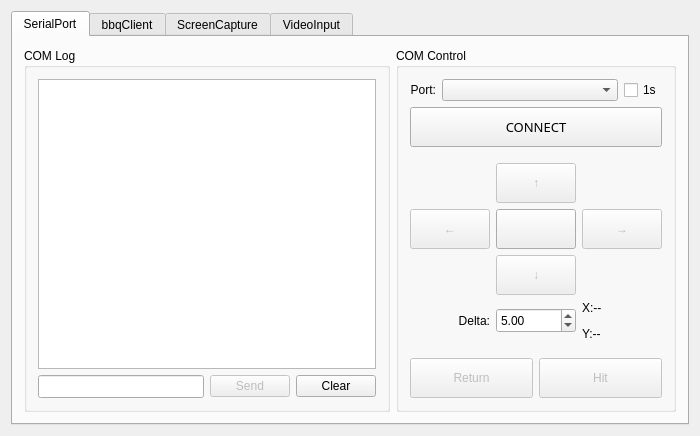
<?xml version="1.0" encoding="UTF-8"?>
<ui version="4.0">
 <class>qtCyberDip</class>
 <widget class="QMainWindow" name="qtCyberDip">
  <property name="windowModality">
   <enum>Qt::NonModal</enum>
  </property>
  <property name="geometry">
   <rect>
    <x>0</x>
    <y>0</y>
    <width>700</width>
    <height>436</height>
   </rect>
  </property>
  <property name="windowTitle">
   <string>qtCyberDip</string>
  </property>
  <widget class="QWidget" name="centralWidget">
   <layout class="QHBoxLayout" name="horizontalLayout_5">
    <item>
     <widget class="QTabWidget" name="mainTabWidget">
      <property name="contextMenuPolicy">
       <enum>Qt::DefaultContextMenu</enum>
      </property>
      <property name="tabPosition">
       <enum>QTabWidget::North</enum>
      </property>
      <property name="tabShape">
       <enum>QTabWidget::Rounded</enum>
      </property>
      <property name="currentIndex">
       <number>0</number>
      </property>
      <property name="usesScrollButtons">
       <bool>true</bool>
      </property>
      <property name="movable">
       <bool>true</bool>
      </property>
      <property name="tabBarAutoHide">
       <bool>false</bool>
      </property>
      <widget class="QWidget" name="comTab">
       <attribute name="title">
        <string>SerialPort</string>
       </attribute>
       <layout class="QHBoxLayout" name="horizontalLayout_4">
        <item>
         <widget class="QGroupBox" name="comLogBox">
          <property name="sizePolicy">
           <sizepolicy hsizetype="Expanding" vsizetype="Expanding">
            <horstretch>16</horstretch>
            <verstretch>0</verstretch>
           </sizepolicy>
          </property>
          <property name="title">
           <string>COM Log</string>
          </property>
          <layout class="QVBoxLayout" name="verticalLayout_2">
           <item>
            <widget class="QTextEdit" name="comMainLog">
             <property name="undoRedoEnabled">
              <bool>false</bool>
             </property>
             <property name="readOnly">
              <bool>true</bool>
             </property>
            </widget>
           </item>
           <item>
            <layout class="QGridLayout" name="comSendGridLayout">
             <item row="0" column="1">
              <widget class="QPushButton" name="comSendButton">
               <property name="enabled">
                <bool>false</bool>
               </property>
               <property name="text">
                <string>Send</string>
               </property>
              </widget>
             </item>
             <item row="0" column="0">
              <widget class="QLineEdit" name="comSendEdit">
               <property name="minimumSize">
                <size>
                 <width>0</width>
                 <height>23</height>
                </size>
               </property>
               <property name="maxLength">
                <number>256</number>
               </property>
              </widget>
             </item>
             <item row="0" column="2">
              <widget class="QPushButton" name="comClcButton">
               <property name="text">
                <string>Clear</string>
               </property>
              </widget>
             </item>
            </layout>
           </item>
          </layout>
         </widget>
        </item>
        <item>
         <widget class="QGroupBox" name="comContrlBox">
          <property name="sizePolicy">
           <sizepolicy hsizetype="Expanding" vsizetype="Preferred">
            <horstretch>9</horstretch>
            <verstretch>0</verstretch>
           </sizepolicy>
          </property>
          <property name="minimumSize">
           <size>
            <width>0</width>
            <height>0</height>
           </size>
          </property>
          <property name="maximumSize">
           <size>
            <width>400</width>
            <height>16777215</height>
           </size>
          </property>
          <property name="cursor">
           <cursorShape>ArrowCursor</cursorShape>
          </property>
          <property name="title">
           <string>COM Control</string>
          </property>
          <layout class="QVBoxLayout" name="verticalLayout_3">
           <item>
            <layout class="QGridLayout" name="comPortGridLayout">
             <item row="0" column="0">
              <widget class="QLabel" name="comPortLabel">
               <property name="text">
                <string>Port:</string>
               </property>
               <property name="alignment">
                <set>Qt::AlignRight|Qt::AlignTrailing|Qt::AlignVCenter</set>
               </property>
              </widget>
             </item>
             <item row="0" column="1">
              <widget class="QComboBox" name="comSelList">
               <property name="sizePolicy">
                <sizepolicy hsizetype="Expanding" vsizetype="Fixed">
                 <horstretch>0</horstretch>
                 <verstretch>0</verstretch>
                </sizepolicy>
               </property>
               <property name="minimumSize">
                <size>
                 <width>0</width>
                 <height>0</height>
                </size>
               </property>
              </widget>
             </item>
             <item row="0" column="2">
              <widget class="QCheckBox" name="comCheckS">
               <property name="text">
                <string>1s</string>
               </property>
              </widget>
             </item>
            </layout>
           </item>
           <item>
            <widget class="QPushButton" name="comConnectButton">
             <property name="sizePolicy">
              <sizepolicy hsizetype="Expanding" vsizetype="Fixed">
               <horstretch>0</horstretch>
               <verstretch>0</verstretch>
              </sizepolicy>
             </property>
             <property name="minimumSize">
              <size>
               <width>0</width>
               <height>40</height>
              </size>
             </property>
             <property name="font">
              <font>
               <family>Trebuchet MS</family>
               <pointsize>10</pointsize>
              </font>
             </property>
             <property name="text">
              <string>CONNECT</string>
             </property>
            </widget>
           </item>
           <item>
            <spacer name="verticalSpacer">
             <property name="orientation">
              <enum>Qt::Vertical</enum>
             </property>
             <property name="sizeHint" stdset="0">
              <size>
               <width>20</width>
               <height>40</height>
              </size>
             </property>
            </spacer>
           </item>
           <item>
            <layout class="QGridLayout" name="comDirectionGridLayout">
             <item row="3" column="3">
              <widget class="QPushButton" name="comRightButton">
               <property name="enabled">
                <bool>false</bool>
               </property>
               <property name="minimumSize">
                <size>
                 <width>0</width>
                 <height>40</height>
                </size>
               </property>
               <property name="text">
                <string>→</string>
               </property>
              </widget>
             </item>
             <item row="4" column="1">
              <widget class="QPushButton" name="comDownButton">
               <property name="enabled">
                <bool>false</bool>
               </property>
               <property name="minimumSize">
                <size>
                 <width>0</width>
                 <height>40</height>
                </size>
               </property>
               <property name="text">
                <string>↓</string>
               </property>
               <property name="checkable">
                <bool>false</bool>
               </property>
               <property name="autoDefault">
                <bool>false</bool>
               </property>
              </widget>
             </item>
             <item row="3" column="0">
              <widget class="QPushButton" name="comLeftButton">
               <property name="enabled">
                <bool>false</bool>
               </property>
               <property name="minimumSize">
                <size>
                 <width>0</width>
                 <height>40</height>
                </size>
               </property>
               <property name="text">
                <string>←</string>
               </property>
              </widget>
             </item>
             <item row="2" column="1">
              <widget class="QPushButton" name="comUpButton">
               <property name="enabled">
                <bool>false</bool>
               </property>
               <property name="minimumSize">
                <size>
                 <width>0</width>
                 <height>40</height>
                </size>
               </property>
               <property name="text">
                <string>↑</string>
               </property>
              </widget>
             </item>
             <item row="3" column="1">
              <widget class="QPushButton" name="comInitButton">
               <property name="enabled">
                <bool>true</bool>
               </property>
               <property name="minimumSize">
                <size>
                 <width>0</width>
                 <height>40</height>
                </size>
               </property>
               <property name="text">
                <string/>
               </property>
              </widget>
             </item>
             <item row="5" column="0">
              <widget class="QLabel" name="comDeltaLabel">
               <property name="text">
                <string>Delta:</string>
               </property>
               <property name="alignment">
                <set>Qt::AlignRight|Qt::AlignTrailing|Qt::AlignVCenter</set>
               </property>
              </widget>
             </item>
             <item row="5" column="1">
              <widget class="QDoubleSpinBox" name="comSpinBox">
               <property name="minimumSize">
                <size>
                 <width>0</width>
                 <height>25</height>
                </size>
               </property>
               <property name="value">
                <double>5.000000000000000</double>
               </property>
              </widget>
             </item>
             <item row="5" column="3">
              <widget class="QLabel" name="comPosLabel">
               <property name="text">
                <string>&lt;html&gt;&lt;head/&gt;&lt;body&gt;&lt;p&gt;X:--&lt;/p&gt;&lt;p&gt;Y:--&lt;/p&gt;&lt;/body&gt;&lt;/html&gt;</string>
               </property>
               <property name="wordWrap">
                <bool>false</bool>
               </property>
              </widget>
             </item>
            </layout>
           </item>
           <item>
            <spacer name="verticalSpacer_4">
             <property name="orientation">
              <enum>Qt::Vertical</enum>
             </property>
             <property name="sizeHint" stdset="0">
              <size>
               <width>20</width>
               <height>40</height>
              </size>
             </property>
            </spacer>
           </item>
           <item>
            <layout class="QGridLayout" name="comButtonGridLayout">
             <item row="0" column="0">
              <widget class="QPushButton" name="comReturnButton">
               <property name="enabled">
                <bool>false</bool>
               </property>
               <property name="sizePolicy">
                <sizepolicy hsizetype="Preferred" vsizetype="Fixed">
                 <horstretch>0</horstretch>
                 <verstretch>0</verstretch>
                </sizepolicy>
               </property>
               <property name="minimumSize">
                <size>
                 <width>0</width>
                 <height>40</height>
                </size>
               </property>
               <property name="text">
                <string>Return</string>
               </property>
              </widget>
             </item>
             <item row="0" column="1">
              <widget class="QPushButton" name="comHitButton">
               <property name="enabled">
                <bool>false</bool>
               </property>
               <property name="sizePolicy">
                <sizepolicy hsizetype="Preferred" vsizetype="Fixed">
                 <horstretch>0</horstretch>
                 <verstretch>0</verstretch>
                </sizepolicy>
               </property>
               <property name="minimumSize">
                <size>
                 <width>0</width>
                 <height>40</height>
                </size>
               </property>
               <property name="text">
                <string>Hit</string>
               </property>
              </widget>
             </item>
            </layout>
           </item>
          </layout>
         </widget>
        </item>
       </layout>
      </widget>
      <widget class="QWidget" name="bbqTab">
       <attribute name="title">
        <string>bbqClient</string>
       </attribute>
       <layout class="QHBoxLayout" name="horizontalLayout_2">
        <item>
         <widget class="QGroupBox" name="bbqListBox">
          <property name="sizePolicy">
           <sizepolicy hsizetype="Expanding" vsizetype="Preferred">
            <horstretch>5</horstretch>
            <verstretch>0</verstretch>
           </sizepolicy>
          </property>
          <property name="minimumSize">
           <size>
            <width>261</width>
            <height>0</height>
           </size>
          </property>
          <property name="title">
           <string>List of detected devices (rooted)</string>
          </property>
          <layout class="QVBoxLayout" name="verticalLayout_5">
           <item>
            <widget class="QListWidget" name="bbqListDevices"/>
           </item>
           <item>
            <layout class="QGridLayout" name="gridLayout_4">
             <item row="0" column="0">
              <widget class="QLabel" name="bbqIPText">
               <property name="sizePolicy">
                <sizepolicy hsizetype="Fixed" vsizetype="Preferred">
                 <horstretch>0</horstretch>
                 <verstretch>0</verstretch>
                </sizepolicy>
               </property>
               <property name="minimumSize">
                <size>
                 <width>120</width>
                 <height>0</height>
                </size>
               </property>
               <property name="font">
                <font>
                 <family>Trebuchet MS</family>
                 <pointsize>9</pointsize>
                 <weight>50</weight>
                 <bold>false</bold>
                </font>
               </property>
               <property name="text">
                <string>Or manually enter IP:</string>
               </property>
               <property name="wordWrap">
                <bool>true</bool>
               </property>
              </widget>
             </item>
             <item row="0" column="1">
              <widget class="QLineEdit" name="bbqIP">
               <property name="sizePolicy">
                <sizepolicy hsizetype="Expanding" vsizetype="Fixed">
                 <horstretch>0</horstretch>
                 <verstretch>0</verstretch>
                </sizepolicy>
               </property>
               <property name="inputMask">
                <string>999.999.999.999</string>
               </property>
               <property name="alignment">
                <set>Qt::AlignCenter</set>
               </property>
               <property name="cursorMoveStyle">
                <enum>Qt::LogicalMoveStyle</enum>
               </property>
              </widget>
             </item>
            </layout>
           </item>
           <item>
            <widget class="QPushButton" name="bbqConnect">
             <property name="minimumSize">
              <size>
               <width>0</width>
               <height>50</height>
              </size>
             </property>
             <property name="font">
              <font>
               <family>Trebuchet MS</family>
               <pointsize>10</pointsize>
               <weight>75</weight>
               <bold>true</bold>
              </font>
             </property>
             <property name="text">
              <string>CONNECT</string>
             </property>
             <property name="autoExclusive">
              <bool>false</bool>
             </property>
             <property name="default">
              <bool>true</bool>
             </property>
            </widget>
           </item>
          </layout>
         </widget>
        </item>
        <item>
         <widget class="QGroupBox" name="bbqUSBBox">
          <property name="sizePolicy">
           <sizepolicy hsizetype="Expanding" vsizetype="Preferred">
            <horstretch>4</horstretch>
            <verstretch>0</verstretch>
           </sizepolicy>
          </property>
          <property name="maximumSize">
           <size>
            <width>400</width>
            <height>16777215</height>
           </size>
          </property>
          <property name="title">
           <string>Connect via USB (not root)</string>
          </property>
          <layout class="QVBoxLayout" name="verticalLayout_6">
           <item>
            <layout class="QGridLayout" name="bbqBitGridLayout">
             <item row="0" column="0">
              <widget class="QSpinBox" name="bbqSpinBitrate">
               <property name="sizePolicy">
                <sizepolicy hsizetype="Preferred" vsizetype="Fixed">
                 <horstretch>0</horstretch>
                 <verstretch>0</verstretch>
                </sizepolicy>
               </property>
               <property name="minimumSize">
                <size>
                 <width>0</width>
                 <height>25</height>
                </size>
               </property>
               <property name="suffix">
                <string>kbps</string>
               </property>
               <property name="prefix">
                <string>Bitrate: </string>
               </property>
               <property name="minimum">
                <number>500</number>
               </property>
               <property name="maximum">
                <number>10000</number>
               </property>
               <property name="value">
                <number>4500</number>
               </property>
              </widget>
             </item>
             <item row="0" column="1">
              <widget class="QComboBox" name="bbqCbQuality">
               <property name="minimumSize">
                <size>
                 <width>0</width>
                 <height>25</height>
                </size>
               </property>
               <property name="currentText">
                <string>720p</string>
               </property>
               <property name="currentIndex">
                <number>1</number>
               </property>
               <item>
                <property name="text">
                 <string>1080p</string>
                </property>
               </item>
               <item>
                <property name="text">
                 <string>720p</string>
                </property>
               </item>
               <item>
                <property name="text">
                 <string>540p</string>
                </property>
               </item>
               <item>
                <property name="text">
                 <string>360p</string>
                </property>
               </item>
              </widget>
             </item>
            </layout>
           </item>
           <item>
            <widget class="QPushButton" name="bbqBootstrapUSB">
             <property name="minimumSize">
              <size>
               <width>120</width>
               <height>50</height>
              </size>
             </property>
             <property name="text">
              <string>Start USB service</string>
             </property>
            </widget>
           </item>
           <item>
            <widget class="QPushButton" name="bbqConnectUSB">
             <property name="enabled">
              <bool>false</bool>
             </property>
             <property name="minimumSize">
              <size>
               <width>120</width>
               <height>50</height>
              </size>
             </property>
             <property name="text">
              <string>Connect via USB</string>
             </property>
            </widget>
           </item>
           <item>
            <spacer name="verticalSpacer_2">
             <property name="orientation">
              <enum>Qt::Vertical</enum>
             </property>
             <property name="sizeHint" stdset="0">
              <size>
               <width>20</width>
               <height>40</height>
              </size>
             </property>
            </spacer>
           </item>
           <item>
            <widget class="QPushButton" name="bbqDebugLog">
             <property name="sizePolicy">
              <sizepolicy hsizetype="Preferred" vsizetype="Fixed">
               <horstretch>0</horstretch>
               <verstretch>0</verstretch>
              </sizepolicy>
             </property>
             <property name="minimumSize">
              <size>
               <width>0</width>
               <height>25</height>
              </size>
             </property>
             <property name="text">
              <string>Show debug log (for support)</string>
             </property>
            </widget>
           </item>
           <item>
            <widget class="QCheckBox" name="bbqCbHighQuality">
             <property name="text">
              <string>HD processing (slower)</string>
             </property>
             <property name="checked">
              <bool>false</bool>
             </property>
            </widget>
           </item>
           <item>
            <widget class="QCheckBox" name="bbqShowFps">
             <property name="text">
              <string>Show FPS</string>
             </property>
             <property name="checked">
              <bool>true</bool>
             </property>
            </widget>
           </item>
          </layout>
         </widget>
        </item>
       </layout>
      </widget>
      <widget class="QWidget" name="capTab">
       <attribute name="title">
        <string>ScreenCapture</string>
       </attribute>
       <layout class="QHBoxLayout" name="horizontalLayout_3">
        <item>
         <widget class="QGroupBox" name="capListWinBox">
          <property name="sizePolicy">
           <sizepolicy hsizetype="Preferred" vsizetype="Preferred">
            <horstretch>16</horstretch>
            <verstretch>0</verstretch>
           </sizepolicy>
          </property>
          <property name="title">
           <string>List of Windows</string>
          </property>
          <layout class="QHBoxLayout" name="horizontalLayout">
           <item>
            <widget class="QListWidget" name="capList">
             <property name="sizePolicy">
              <sizepolicy hsizetype="Expanding" vsizetype="Preferred">
               <horstretch>0</horstretch>
               <verstretch>0</verstretch>
              </sizepolicy>
             </property>
            </widget>
           </item>
          </layout>
         </widget>
        </item>
        <item>
         <widget class="QGroupBox" name="capControlBox">
          <property name="sizePolicy">
           <sizepolicy hsizetype="Expanding" vsizetype="Preferred">
            <horstretch>9</horstretch>
            <verstretch>0</verstretch>
           </sizepolicy>
          </property>
          <property name="maximumSize">
           <size>
            <width>400</width>
            <height>16777215</height>
           </size>
          </property>
          <property name="title">
           <string>Capture Control</string>
          </property>
          <layout class="QVBoxLayout" name="verticalLayout">
           <item>
            <layout class="QGridLayout" name="gridLayout">
             <item row="1" column="1">
              <widget class="QLineEdit" name="capHandleEdit"/>
             </item>
             <item row="1" column="2">
              <widget class="QComboBox" name="capScaleBox">
               <property name="minimumSize">
                <size>
                 <width>0</width>
                 <height>0</height>
                </size>
               </property>
               <property name="currentText">
                <string notr="true"/>
               </property>
               <property name="currentIndex">
                <number>-1</number>
               </property>
              </widget>
             </item>
             <item row="0" column="1">
              <widget class="QLabel" name="capHandleText">
               <property name="text">
                <string>Handle:</string>
               </property>
               <property name="alignment">
                <set>Qt::AlignBottom|Qt::AlignLeading|Qt::AlignLeft</set>
               </property>
              </widget>
             </item>
             <item row="0" column="2">
              <widget class="QLabel" name="capScaleText">
               <property name="text">
                <string>Scale:</string>
               </property>
               <property name="alignment">
                <set>Qt::AlignBottom|Qt::AlignLeading|Qt::AlignLeft</set>
               </property>
              </widget>
             </item>
            </layout>
           </item>
           <item>
            <widget class="QPushButton" name="capScanButton">
             <property name="minimumSize">
              <size>
               <width>0</width>
               <height>30</height>
              </size>
             </property>
             <property name="text">
              <string>Scan</string>
             </property>
            </widget>
           </item>
           <item>
            <widget class="QPushButton" name="capStartButton">
             <property name="minimumSize">
              <size>
               <width>0</width>
               <height>50</height>
              </size>
             </property>
             <property name="font">
              <font>
               <family>Trebuchet MS</family>
               <pointsize>10</pointsize>
              </font>
             </property>
             <property name="text">
              <string>CAPTURE</string>
             </property>
            </widget>
           </item>
           <item>
            <spacer name="verticalSpacer_3">
             <property name="orientation">
              <enum>Qt::Vertical</enum>
             </property>
             <property name="sizeHint" stdset="0">
              <size>
               <width>20</width>
               <height>40</height>
              </size>
             </property>
            </spacer>
           </item>
           <item>
            <widget class="QPushButton" name="capClcButton">
             <property name="minimumSize">
              <size>
               <width>0</width>
               <height>30</height>
              </size>
             </property>
             <property name="text">
              <string>Clear</string>
             </property>
            </widget>
           </item>
          </layout>
         </widget>
        </item>
       </layout>
      </widget>
      <widget class="QWidget" name="vodTab">
       <attribute name="title">
        <string>VideoInput</string>
       </attribute>
       <layout class="QHBoxLayout" name="horizontalLayout_8">
        <item>
         <widget class="QGroupBox" name="vodPlayBox">
          <property name="sizePolicy">
           <sizepolicy hsizetype="Preferred" vsizetype="Preferred">
            <horstretch>5</horstretch>
            <verstretch>0</verstretch>
           </sizepolicy>
          </property>
          <property name="title">
           <string>Preview</string>
          </property>
          <layout class="QVBoxLayout" name="verticalLayout_8">
           <item>
            <widget class="ShrinkableQLabel" name="vodDisplay">
             <property name="sizePolicy">
              <sizepolicy hsizetype="Expanding" vsizetype="Expanding">
               <horstretch>0</horstretch>
               <verstretch>0</verstretch>
              </sizepolicy>
             </property>
             <property name="mouseTracking">
              <bool>true</bool>
             </property>
             <property name="focusPolicy">
              <enum>Qt::NoFocus</enum>
             </property>
             <property name="autoFillBackground">
              <bool>true</bool>
             </property>
             <property name="interactive">
              <bool>false</bool>
             </property>
             <property name="sceneRect">
              <rectf>
               <x>0.000000000000000</x>
               <y>0.000000000000000</y>
               <width>0.000000000000000</width>
               <height>0.000000000000000</height>
              </rectf>
             </property>
            </widget>
           </item>
          </layout>
         </widget>
        </item>
        <item>
         <widget class="QGroupBox" name="vodControlBox">
          <property name="sizePolicy">
           <sizepolicy hsizetype="Preferred" vsizetype="Preferred">
            <horstretch>2</horstretch>
            <verstretch>0</verstretch>
           </sizepolicy>
          </property>
          <property name="title">
           <string>Video Control</string>
          </property>
          <layout class="QVBoxLayout" name="verticalLayout_7">
           <item>
            <widget class="QLabel" name="vodPathLabel">
             <property name="text">
              <string>Path:</string>
             </property>
             <property name="alignment">
              <set>Qt::AlignBottom|Qt::AlignLeading|Qt::AlignLeft</set>
             </property>
            </widget>
           </item>
           <item>
            <widget class="QLineEdit" name="vodPathEdit">
             <property name="sizePolicy">
              <sizepolicy hsizetype="Expanding" vsizetype="Fixed">
               <horstretch>0</horstretch>
               <verstretch>0</verstretch>
              </sizepolicy>
             </property>
            </widget>
           </item>
           <item>
            <widget class="QPushButton" name="vodBrowseButton">
             <property name="sizePolicy">
              <sizepolicy hsizetype="Minimum" vsizetype="Fixed">
               <horstretch>0</horstretch>
               <verstretch>0</verstretch>
              </sizepolicy>
             </property>
             <property name="minimumSize">
              <size>
               <width>0</width>
               <height>30</height>
              </size>
             </property>
             <property name="text">
              <string>Browse</string>
             </property>
            </widget>
           </item>
           <item>
            <widget class="QPushButton" name="vodPlayButton">
             <property name="sizePolicy">
              <sizepolicy hsizetype="Minimum" vsizetype="Fixed">
               <horstretch>0</horstretch>
               <verstretch>0</verstretch>
              </sizepolicy>
             </property>
             <property name="minimumSize">
              <size>
               <width>0</width>
               <height>50</height>
              </size>
             </property>
             <property name="font">
              <font>
               <family>Trebuchet MS</family>
               <pointsize>10</pointsize>
              </font>
             </property>
             <property name="text">
              <string>PLAY</string>
             </property>
            </widget>
           </item>
           <item>
            <spacer name="verticalSpacer_5">
             <property name="orientation">
              <enum>Qt::Vertical</enum>
             </property>
             <property name="sizeHint" stdset="0">
              <size>
               <width>20</width>
               <height>40</height>
              </size>
             </property>
            </spacer>
           </item>
           <item>
            <widget class="QPushButton" name="vodPauseButton">
             <property name="enabled">
              <bool>false</bool>
             </property>
             <property name="minimumSize">
              <size>
               <width>0</width>
               <height>30</height>
              </size>
             </property>
             <property name="text">
              <string>Pause</string>
             </property>
            </widget>
           </item>
          </layout>
         </widget>
        </item>
       </layout>
      </widget>
     </widget>
    </item>
   </layout>
  </widget>
 </widget>
 <layoutdefault spacing="6" margin="11"/>
 <customwidgets>
  <customwidget>
   <class>ShrinkableQLabel</class>
   <extends>QGraphicsView</extends>
   <header>ShrinkableQLabel.h</header>
  </customwidget>
 </customwidgets>
 <resources>
  <include location="qtcyberdip.qrc"/>
 </resources>
 <connections/>
</ui>
